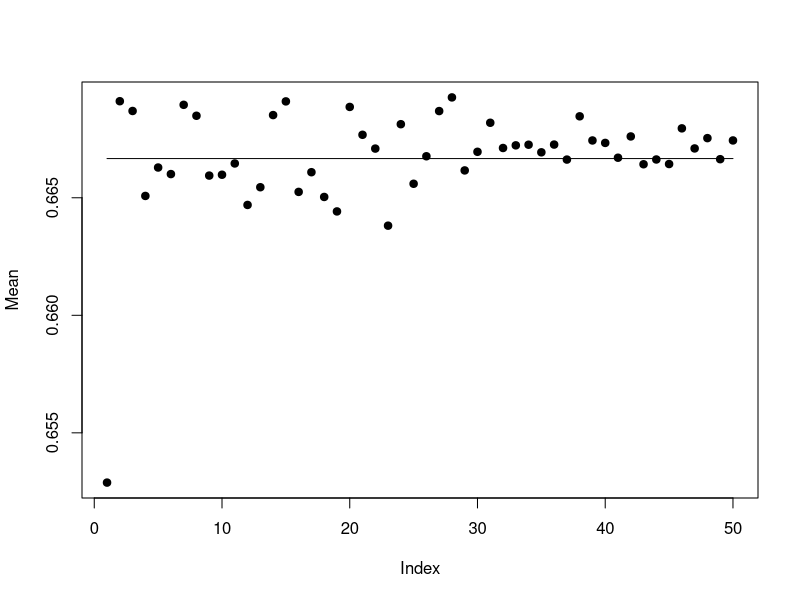
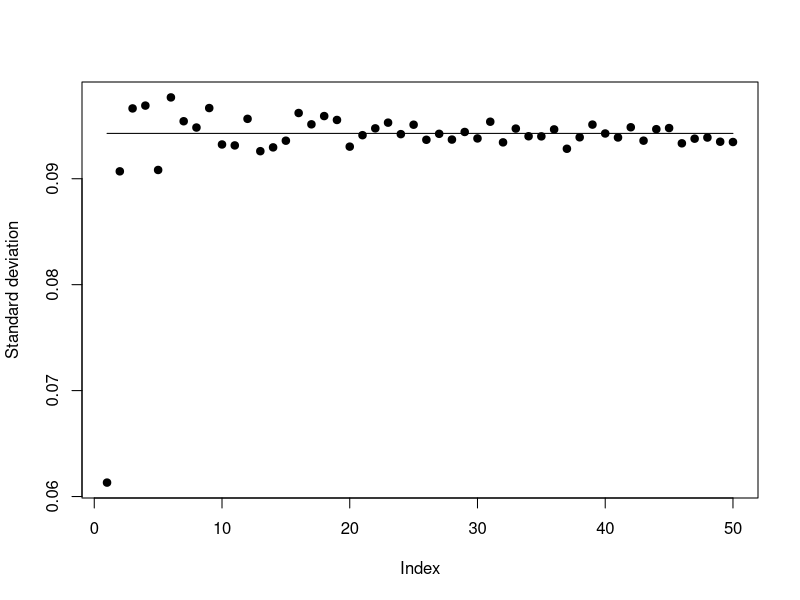
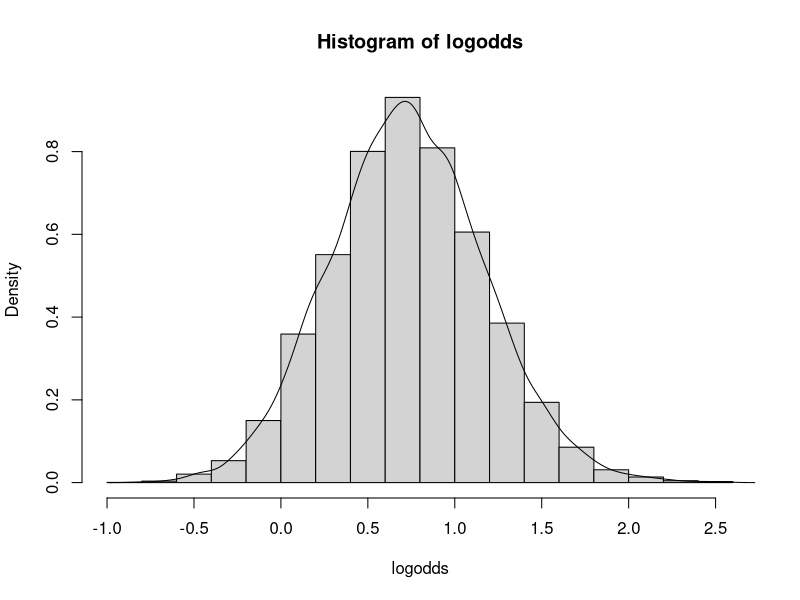
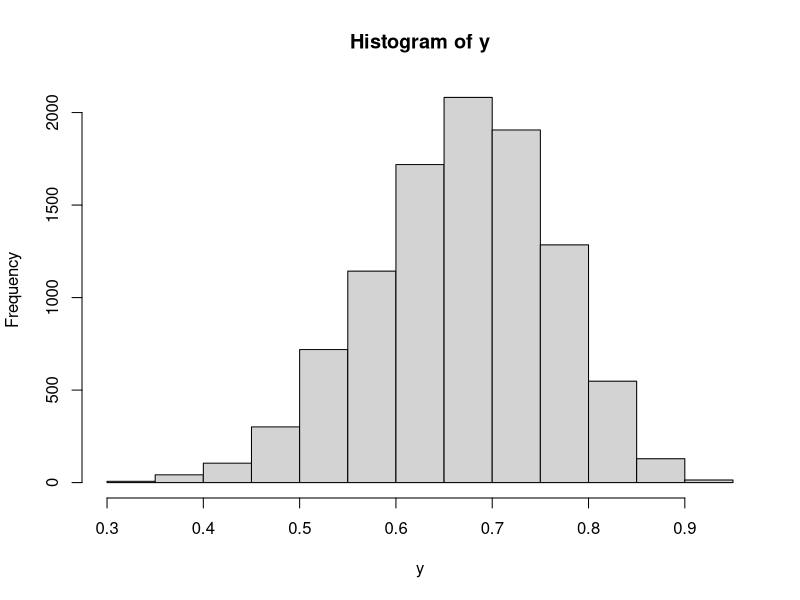
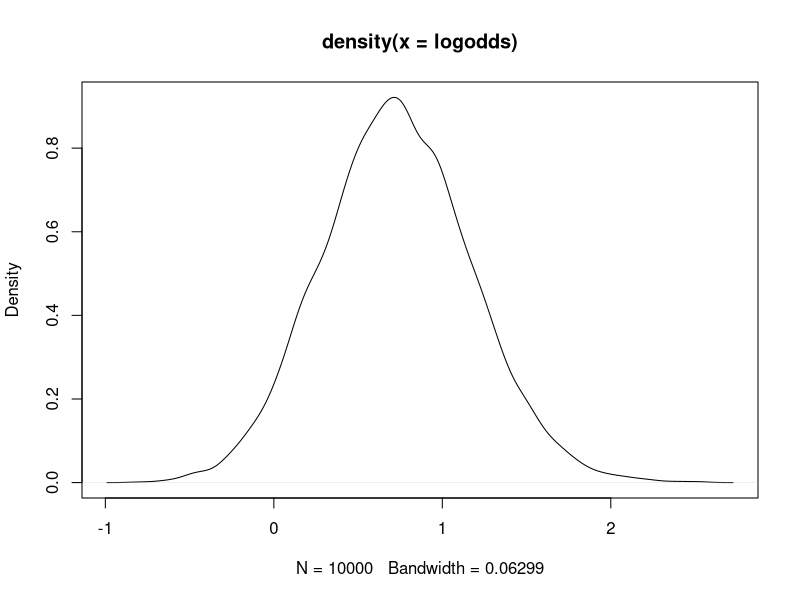
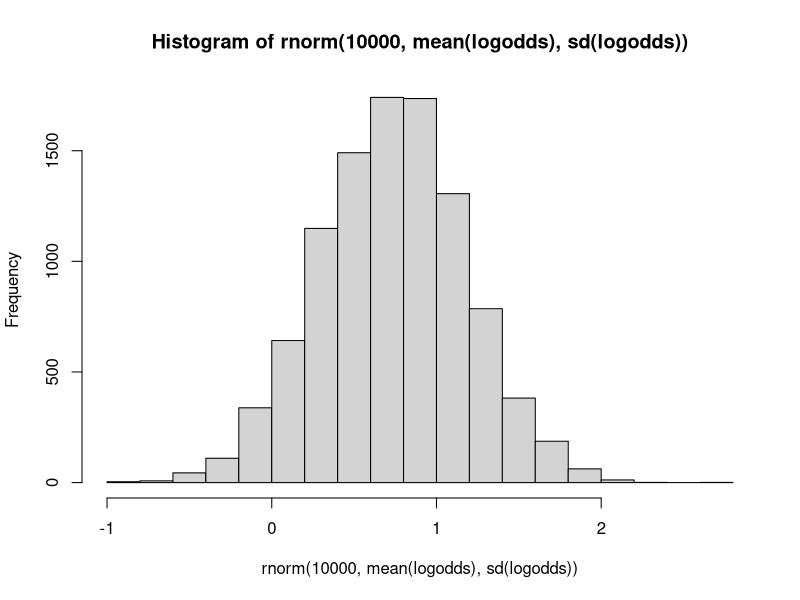
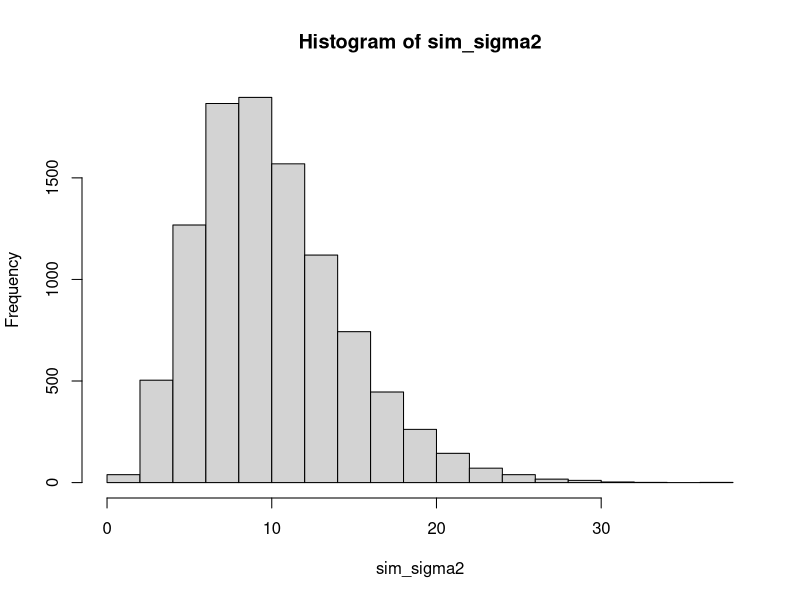
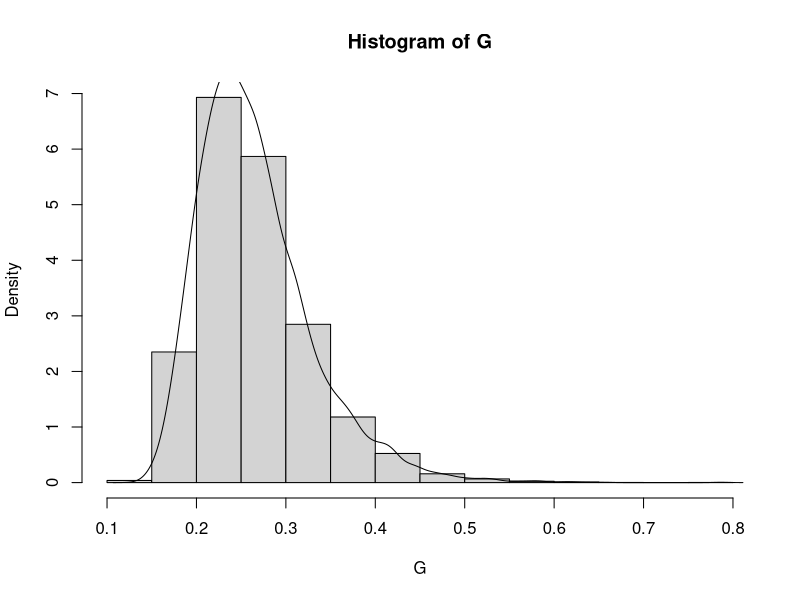

Recreate these plots in R, in order.
#lab 1

#Question 1

#a)
y1<-rbeta(20, 2+14, 2+6)
#true_mean <- 14/20
#true_sd <- sqrt(true_mean*(1-true_mean))
alpha <- 2+14
beta <- 2+6
t_mean <- alpha/(alpha+beta)
t_sd <- sqrt(alpha*beta/((alpha+beta)^2*(alpha+beta+1)))
samples = seq(20,10000,by=200)
result = data.frame()
for(i in 1:length(samples)){
  temp = rbeta(samples[i], 2+14, 2+6)
 result[i,1] = mean(temp)
 result[i,2] <- sd(temp)
}
result
plot(result[,1], ylab="Mean", pch=19)
lines(1:length(samples), rep(t_mean, 50))
plot(result[,2], ylab="Standard deviation", pch=19)
lines(1:length(samples), rep(t_sd, 50))

#b)
y<-rbeta(10000, alpha, beta)
prob <- length(y[y<0.4])/length(y)
true_prob <- pbeta(0.4, alpha, beta)

#c)
logodds <- log(y/(1-y))
hist(logodds, freq = FALSE)
lines(density(logodds))
hist(y)
density(logodds)
plot(density(logodds))
hist(rnorm(10000, mean(logodds), sd(logodds)))
#looks normal

#Question 2

#a)
x<-c(14, 25, 45, 25, 30, 33, 19, 50, 34, 67)
mu <- 3.5
n <- length(x)
tau2 <- sum((log(x)-mu)^2)/n

sim_sigma2 <- rchisq(10000,n)

sigma2 <- n*tau2/sim_sigma2

s_mean<-mean(sigma2)
s_sd<-sd(sigma2)
#Theoretical values for scaled inv-chi (wikipedia):
inv_mean<-n*tau2/(n-2)
inv_sd <- sqrt(2*inv_mean^2/(n-4))

hist(sim_sigma2)

#b)

G <- 2*pnorm(sqrt(sigma2)/sqrt(2))-1

lognorm = rlnorm(10000, mean(G), sd(G))
hist(G, freq=FALSE)
lines(density(G))
dens_G<-density(G)

#c)
perc = 0.025*10000
perc2 <- floor(0.025*length(dens_G$y))
lowertail <- G[order(G, decreasing = FALSE)[perc+1]]
uppertail <- G[order(G, decreasing = FALSE)[10000-perc-1]]

dn <- cumsum(dens_G$y)/sum(dens_G$y)
li <- which(dn>=0.05)[1]
ui <- which(dn>=0.95)[1]
dens_G$x[c(li,ui)]

hist(G, freq=FALSE)
lines(density(G))
lines(c(lowertail, uppertail), c(0,0), col="red", lwd=5)
lines(dens_G$x[c(li,ui)], c(1,1), col="grey", lwd=5)

#3
#a)
z <- c(-2.44, 2.14, 2.54, 1.83, 2.02, 2.33, -2.79, 2.23, 2.07, 2.02)
mu2 <- 2.39
lambda <- 1

posterior <- function(k){
  result <- exp(k*sum(cos(z-mu2))-sum(z))/(2*pi*besselI(k,0))
  return(result)
}

ks <- seq(0,1,by=0.001)
post <- posterior(ks)
hist(post, freq = FALSE)
